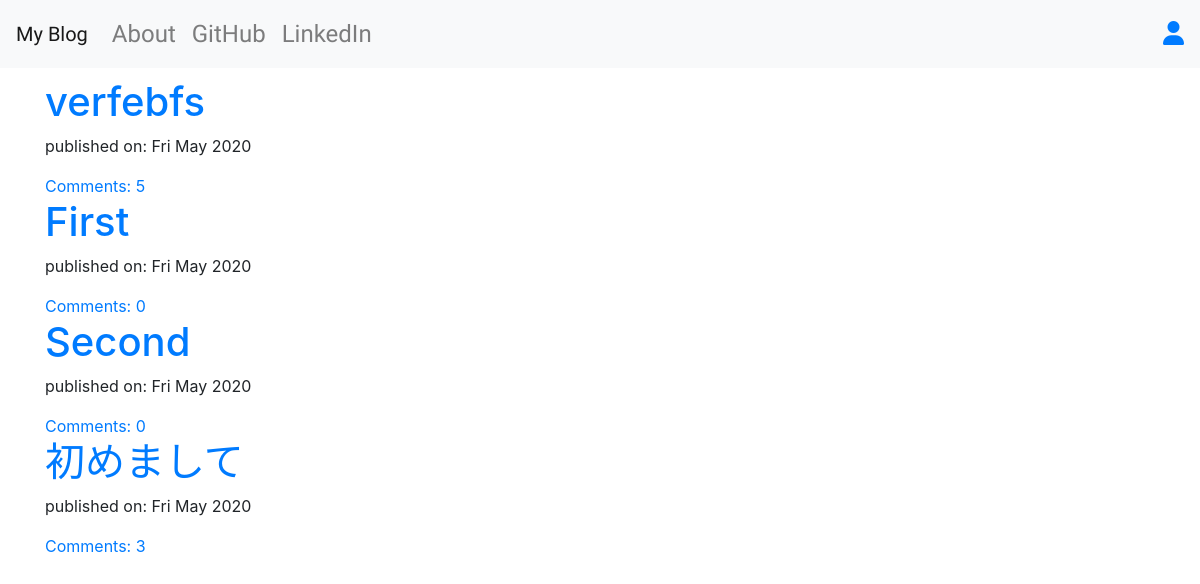
The page / on the database its author committed.
### blog/models.py (models this page shows, shortened)
class Post(models.Model):
    author = models.ForeignKey('auth.User', on_delete=models.CASCADE)
    title = models.CharField(max_length=200)
    text = models.TextField()
    created_date = models.DateTimeField(default=timezone.now)
    published_date = models.DateTimeField(blank=True, null=True)
    def approve_comments(self):
        return self.comments.filter(approved_comment=True)

### blog/views.py (the view)
# urls.py: path('', views.PostListView.as_view(), name='post_list'),
class PostListView(ListView):
    model = Post
    def get_queryset(self):
        return Post.objects.filter(published_date__lte=timezone.now()).order_by('-published_date')

### blog/templates/blog/post_list.html
{% extends "blog/base.html" %}
{% block content %}
<div class="centerstage loader">
  {% for post in post_list %}
    <div class="post">
      <h1><a href="{% url 'post_detail' pk=post.pk %}">{{ post.title }}</a></h1>
      <div class="date">
        <p>published on: {{ post.published_date|date:"D M Y" }}</p>
      </div>
      <a href="{% url 'post_detail' pk=post.pk %}">Comments: {{ post.approve_comments.count }}</a>
    </div>
  {% endfor %}
</div>
{% endblock %}

### blog/templates/blog/base.html (shortened to what this page needs)
<!DOCTYPE html>
{% load staticfiles %}
<html lang="en" dir="ltr">
  <head>
    <link rel="stylesheet" href="https://stackpath.bootstrapcdn.com/bootstrap/4.4.1/css/bootstrap.min.css">
    <link rel="stylesheet" href="//cdn.jsdelivr.net/npm/medium-editor@latest/dist/css/medium-editor.min.css" type="text/css" media="screen" charset="utf-8">
    <link rel="stylesheet" href="{% static 'css/blog.css' %}">
  </head>
  <body>
    <nav class="navbar navbar-expand-lg navbar-light bg-light techfont">
      <a class="navbar-brand" href="{% url 'post_list' %}">My Blog</a>
      <div class="collapse navbar-collapse" id="navbarSupportedContent">
        <ul class="navbar-nav">
          <li><a class="nav-link" href="{% url 'about' %}">About</a></li>
          <li><a class="nav-link" href="https://wwww.github.com">GitHub</a></li>
          <li><a class="nav-link" href="https://www.linkedin.com">LinkedIn</a></li>
        </ul>
      </div>
      <ul class="nav navbar-nav navbar-right">
        {% if user.is_authenticated %}
          <li><a class="nav-link" href="{% url 'post_new' %}">New Post</a></li>
          <li><a class="nav-link" href="{% url 'post_draft_list' %}">Drafts</a></li>
          <li><a class="nav-link" href="{% url 'logout' %}">Logout</a></li>
          <li><a class="nav-link active">Welcome: {{ user.username }} </a></li>
        {% else %}
          <li><a href="{% url 'login' %}"><i class="fas fa-user"></i></a></li>
        {% endif %}
      </ul>
    </nav>
    <div class="content container">
      <div class="row">
        <div class="col-md-8">
          <div class="blog_posts">
            {% block content %}
            {% endblock %}
          </div>
        </div>
      </div>
    </div>
  </body>
</html>

### blog/static/css/blog.css (style rules this page uses)
.techfont { font-family: 'M PLUS Rounded 1c', sans-serif; font-size: 1.5em; margin-bottom: 10px; }
.centerstage { margin-left: auto; margin-right: auto; }
.loader { filter:hue-rotate(0deg); color:linear-gradient(45deg,#0f8,#08f); animation:hue 10000ms infinite linear; }

### rows shown on the page
Post: title "verfebfs", published_date "Fri May 2020", approve_comments.count "5"
Post: title "First", published_date "Fri May 2020", approve_comments.count "0"
Post: title "Second", published_date "Fri May 2020", approve_comments.count "0"
Post: title "初めまして", published_date "Fri May 2020", approve_comments.count "3"
